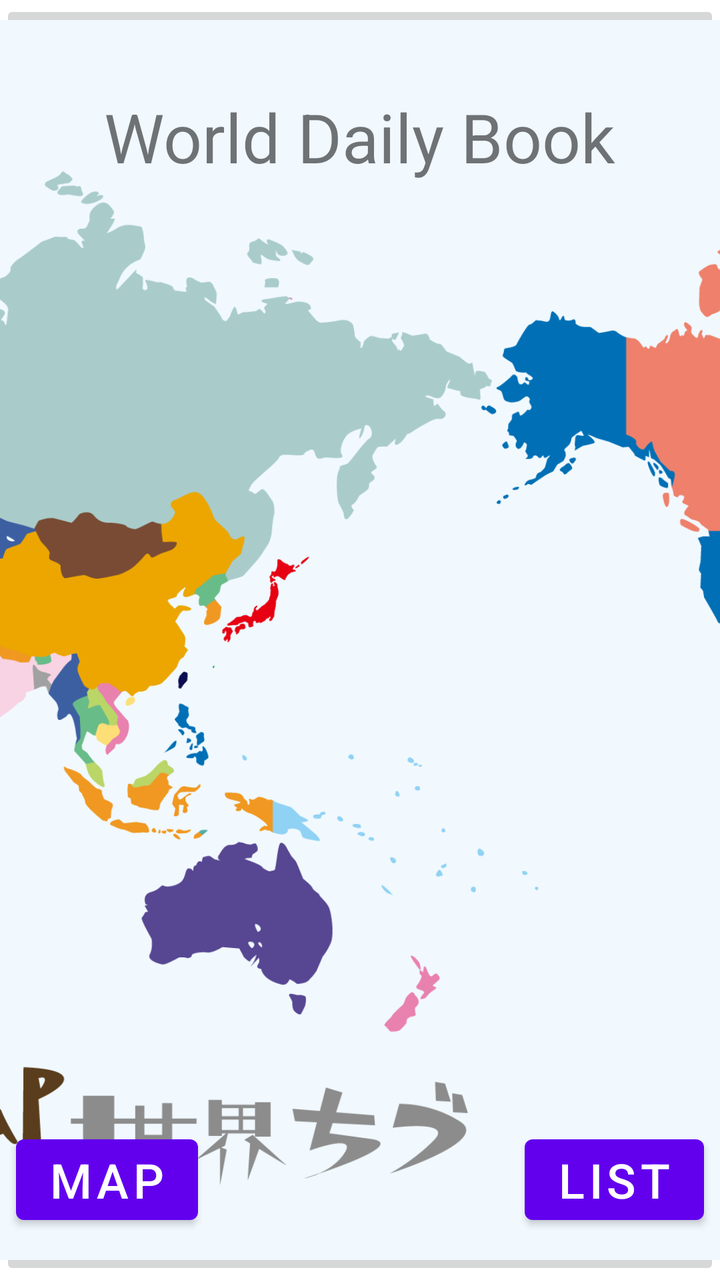
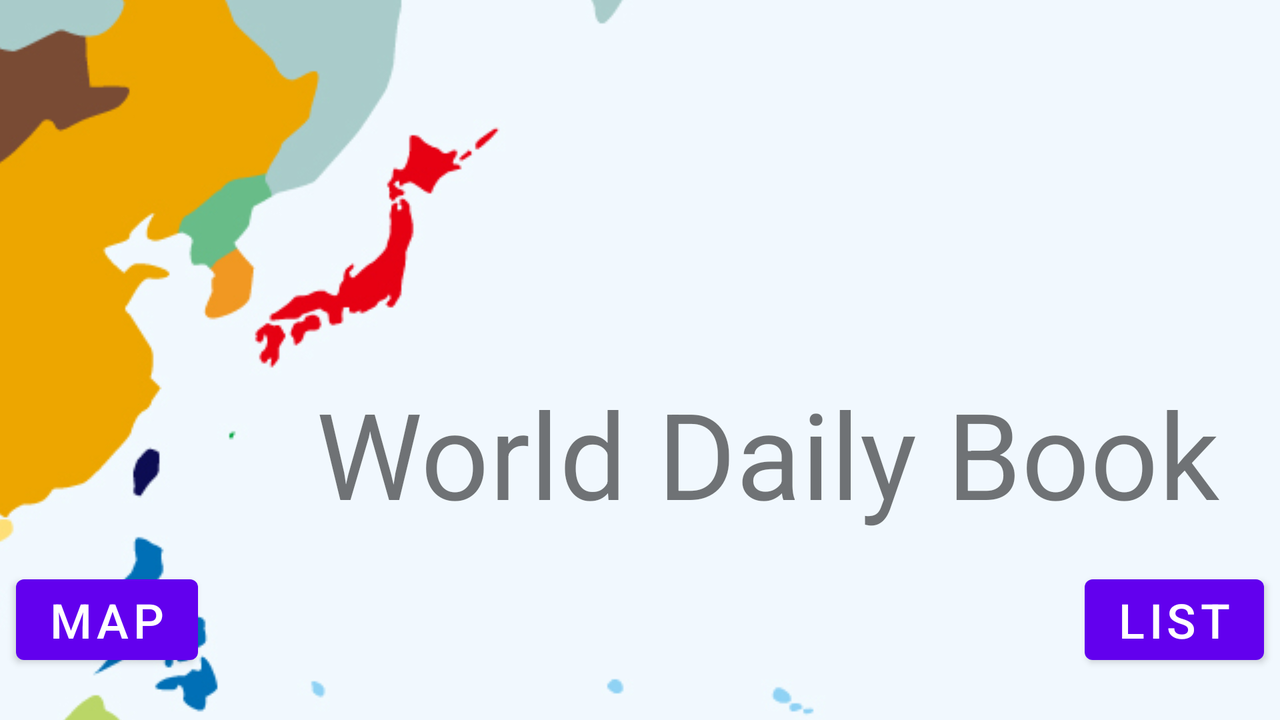

One screen, two layout resources from the same app: the default and the repository's alternative for another configuration. Each is rendered where Android would select it; the XML of both is given below.
<!-- AndroidManifest.xml: application theme Theme.WorldDailyBook -->
<!-- res/layout/activity_main.xml -->
<?xml version="1.0" encoding="utf-8"?>
<androidx.constraintlayout.widget.ConstraintLayout xmlns:android="http://schemas.android.com/apk/res/android"
    xmlns:app="http://schemas.android.com/apk/res-auto"
    xmlns:tools="http://schemas.android.com/tools"
    android:layout_width="match_parent"
    android:layout_height="match_parent"
    tools:context=".MainActivity">


    <ImageButton
        android:id="@+id/imageButton"
        android:layout_width="wrap_content"
        android:layout_height="wrap_content"
        android:scaleType="centerCrop"
        android:visibility="visible"
        app:layout_constraintBottom_toBottomOf="parent"
        app:layout_constraintEnd_toEndOf="parent"
        app:layout_constraintHorizontal_bias="0.0"
        app:layout_constraintStart_toStartOf="parent"
        app:layout_constraintTop_toTopOf="parent"
        app:layout_constraintVertical_bias="0.0"
        app:srcCompat="@drawable/img_2" />

    <Button
        android:id="@+id/m_map_button"
        android:layout_width="wrap_content"
        android:layout_height="wrap_content"
        android:layout_marginStart="8dp"
        android:layout_marginBottom="24dp"
        android:text="Map"
        android:textSize="24sp"
        app:layout_constraintBottom_toBottomOf="parent"
        app:layout_constraintStart_toStartOf="parent" />

    <Button
        android:id="@+id/m_list_button"
        android:layout_width="wrap_content"
        android:layout_height="wrap_content"
        android:layout_marginEnd="8dp"
        android:layout_marginBottom="24dp"
        android:text="LIST"
        android:textSize="24sp"
        app:layout_constraintBottom_toBottomOf="parent"
        app:layout_constraintEnd_toEndOf="parent" />

    <TextView
        android:id="@+id/textView"
        android:layout_width="wrap_content"
        android:layout_height="wrap_content"
        android:text="World Daily Book"
        android:textSize="34sp"
        app:layout_constraintBottom_toBottomOf="parent"
        app:layout_constraintEnd_toEndOf="parent"
        app:layout_constraintStart_toStartOf="parent"
        app:layout_constraintTop_toTopOf="parent"
        app:layout_constraintVertical_bias="0.077" />
</androidx.constraintlayout.widget.ConstraintLayout>
<!-- resources referenced by this layout -->
<resources>
  <!-- drawable img_2: png bitmap (drawable, 758614 bytes) -->
  <style name="Theme.WorldDailyBook" parent="Theme.MaterialComponents.DayNight.DarkActionBar">
          
          <item name="colorPrimary">@color/purple_500</item>
          <item name="colorPrimaryVariant">@color/purple_700</item>
          <item name="colorOnPrimary">@color/white</item>
          
          <item name="colorSecondary">@color/teal_200</item>
          <item name="colorSecondaryVariant">@color/teal_700</item>
          <item name="colorOnSecondary">@color/black</item>
          
          <item name="android:statusBarColor" tools:targetApi="l">?attr/colorPrimaryVariant</item>
          
      </style>
</resources>
<!-- res/layout-land/activity_main.xml (the repository's variant of the layout above) -->
<!-- drawn on the phone turned sideways -->
<?xml version="1.0" encoding="utf-8"?>
<androidx.constraintlayout.widget.ConstraintLayout xmlns:android="http://schemas.android.com/apk/res/android"
    xmlns:app="http://schemas.android.com/apk/res-auto"
    xmlns:tools="http://schemas.android.com/tools"
    android:layout_width="match_parent"
    android:layout_height="match_parent"
    tools:context=".MainActivity">

    <TextView
        android:id="@+id/textView2"
        android:layout_width="961dp"
        android:layout_height="608dp"
        android:layout_marginStart="4dp"
        android:background="#FDFDFD"
        app:layout_constraintBottom_toBottomOf="parent"
        app:layout_constraintLeft_toLeftOf="parent"
        app:layout_constraintRight_toRightOf="parent"
        app:layout_constraintStart_toStartOf="parent"
        app:layout_constraintTop_toTopOf="parent"
        app:layout_constraintVertical_bias="1.0" />

    <TextView
        android:id="@+id/textView13"
        android:layout_width="957dp"
        android:layout_height="606dp"
        android:layout_marginStart="4dp"
        android:background="#FDFDFD"
        app:layout_constraintBottom_toBottomOf="parent"
        app:layout_constraintLeft_toLeftOf="parent"
        app:layout_constraintRight_toRightOf="parent"
        app:layout_constraintStart_toStartOf="parent"
        app:layout_constraintTop_toTopOf="parent"
        app:layout_constraintVertical_bias="0.571" />

    <ImageButton
        android:id="@+id/imageButton_land"
        android:layout_width="wrap_content"
        android:layout_height="wrap_content"
        android:scaleType="center"
        app:layout_constraintBottom_toBottomOf="parent"
        app:layout_constraintEnd_toEndOf="parent"
        app:layout_constraintHorizontal_bias="1.0"
        app:layout_constraintStart_toStartOf="parent"
        app:layout_constraintTop_toTopOf="parent"
        app:layout_constraintVertical_bias="1.0"
        app:srcCompat="@drawable/img_2" />

    <TextView
        android:id="@+id/textView16"
        android:layout_width="wrap_content"
        android:layout_height="wrap_content"
        android:layout_marginStart="32dp"
        android:layout_marginTop="32dp"
        android:text="World Daily Book"
        android:textSize="60sp"
        app:layout_constraintBottom_toBottomOf="parent"
        app:layout_constraintEnd_toEndOf="parent"
        app:layout_constraintHorizontal_bias="0.802"
        app:layout_constraintStart_toStartOf="@+id/textView13"
        app:layout_constraintTop_toTopOf="parent"
        app:layout_constraintVertical_bias="0.622" />

    <Button
        android:id="@+id/m_map_button"
        android:layout_width="wrap_content"
        android:layout_height="wrap_content"
        android:layout_marginStart="8dp"
        android:layout_marginBottom="24dp"
        android:text="Map"
        android:textSize="24sp"
        app:layout_constraintBottom_toBottomOf="parent"
        app:layout_constraintStart_toStartOf="parent" />

    <Button
        android:id="@+id/m_list_button"
        android:layout_width="wrap_content"
        android:layout_height="wrap_content"
        android:layout_marginEnd="8dp"
        android:layout_marginBottom="24dp"
        android:text="LIST"
        android:textSize="24sp"
        app:layout_constraintBottom_toBottomOf="parent"
        app:layout_constraintEnd_toEndOf="parent" />

</androidx.constraintlayout.widget.ConstraintLayout>
